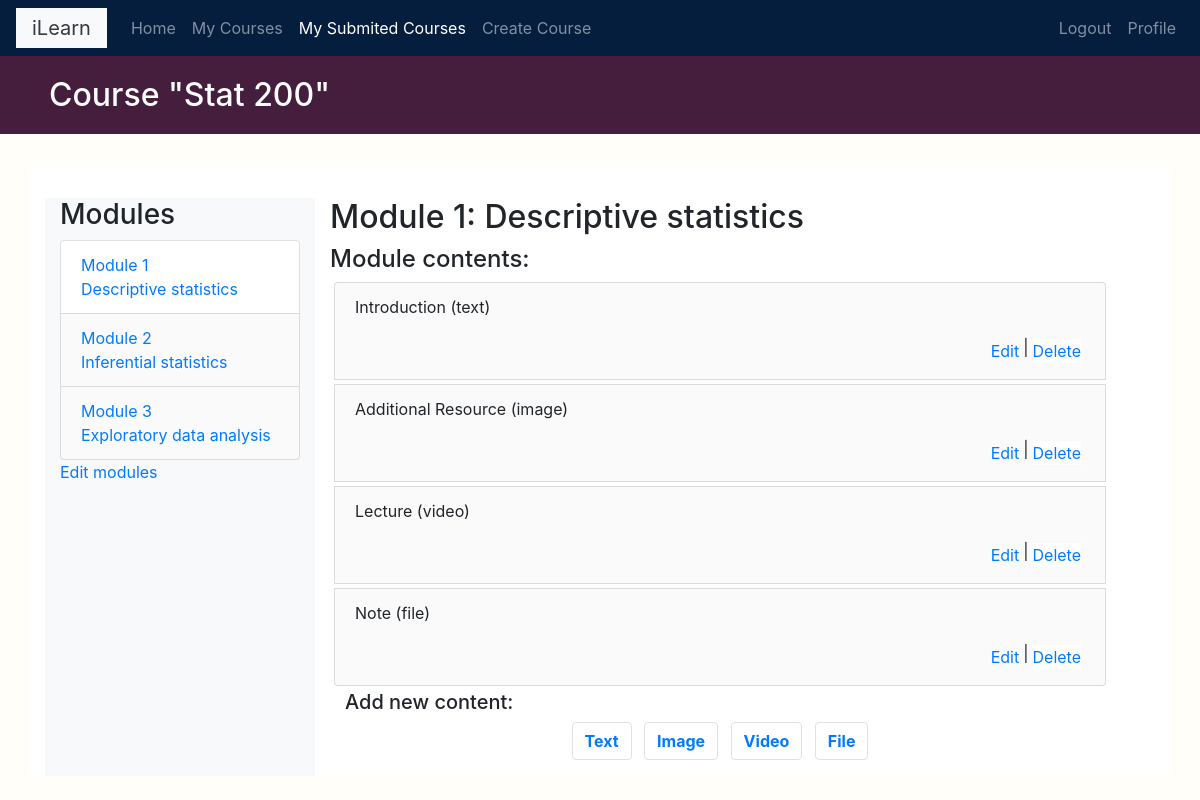
The page /course/module/1/ (signed in) on the database its author committed.
### courses/models.py (models this page shows, shortened)
class Module(models.Model):
    course = models.ForeignKey(Course,related_name='modules',on_delete=models.CASCADE)
    title = models.CharField(max_length=200)
    description = models.TextField(blank=True)
    order = OrderField(blank=True, for_fields=['course'])
    class Meta:
        ordering = ['order']

class Course(models.Model):
    instructor = models.ForeignKey('Instructor', related_name='courses_created', on_delete=models.CASCADE)
    subject  = models.ForeignKey(Subject, related_name='courses', on_delete=models.CASCADE)
    title = models.CharField(max_length=200)
    overview = models.TextField(max_length=200)
    slug = models.SlugField(max_length=200,unique=True)
    created = models.DateTimeField(auto_now_add=True)
    enrollments = models.ManyToManyField(Student,through='Enrollment')
    feature = models.BooleanField(default=False,null=True)
    photo = models.ImageField(upload_to='courses/%Y/%m/%d/',default='courses/course_icon.png',
                              blank=False)
    class Meta:
        ordering = ['-created']

class Content(models.Model):
    module = models.ForeignKey(Module,related_name='contents',on_delete=models.CASCADE)
    content_type = models.ForeignKey(ContentType,on_delete=models.CASCADE,limit_choices_to={
    "model__in":(
    'text',
    'video',
    'image',
    'file'
    )
    })
    object_id = models.PositiveIntegerField()
    item = GenericForeignKey('content_type','object_id')
    order = OrderField(blank=True, for_fields=['module'])
    class Meta:
        ordering = ['order']

class ItemBase(models.Model):
    instructor = models.ForeignKey('Instructor',on_delete=models.CASCADE,related_name="%(class)s_related")
    title = models.CharField(max_length=250)
    created  = models.DateTimeField(auto_now_add=True)
    updated = models.DateTimeField(auto_now=True)
    class Meta:
        abstract = True
    def __str__(self):
        return self.title
    pass

class Text(ItemBase):
    content = RichTextField(blank=True,null=True)
    pass

class Image(ItemBase):
    file = models.FileField(upload_to='images')
    pass

class Video(ItemBase):
    url = models.URLField()
    pass

class File(ItemBase):
    file = models.FileField(upload_to='files')
    pass

### courses/views.py (the view)
class ModuleContentListView(LoginRequiredMixin,PermissionRequiredMixin,TemplateResponseMixin,View):
    permission_required = ('courses.can_view_course','courses.can_view_content')
    template_name = 'courses/manage/module/content_list.html'
    def get(self,request,module_id):
        module = get_object_or_404(Module,id=module_id,course__instructor=request.user.instructor)
        return self.render_to_response({"module":module})

### courses/templatetags/course.py (called while the page is built)
@register.filter
def model_name(obj):
    try:
        return obj._meta.model_name
    except AttributeError:
        return None

@register.filter
def is_instructor(obj):
    try:
        if obj.is_superuser or obj.instructor:
            return True
        else:
            return False
    except:
        return None

### courses/templates/courses/manage/module/content_list.html (shortened to what this page needs)
{% extends "base.html" %}
{% load course %}
{% block page_title %}
  <h2 class="m-1">Course "{{ module.course.title }}"</h2>
{% endblock %}
{% block content %}
{% with course=module.course %}
  <br>
  <div class="container row my-2">
    <div class="contents col-md-3 col-xs-12 bg-light">
      <h3>Modules</h3>
      <ul id='modules' class="list-group list-unstyle">
        {% for m in course.modules.all %}
          <li data-id="{{ m.id }}"  id="{{ m.id }}" class="{% if m == module %}selected{% endif %} list-group-item">
            <a href="{% url 'courses:module_content_list' m.id %}">
              <span>Module
                <span class="order">{{ m.order|add:1}}</span>
              </span>
              <br>
              {{ m.title }}
            </a>
          </li>
        {% empty %}
          <li>No Module Yet</li>
        {% endfor %}
      </ul>
      <p>
        <a href="{% url "courses:course_module_update" course.id %}">Edit modules</a>
      </p>
    </div>
    <div class="module col-md-9 col-xs-12">
      <h2>Module {{ module.order|add:1}}: {{ module.title }}</h2>
      <p class="h4 text">Module contents:</p>
      <div id="module-contents">
        {% for content in module.contents.all %}
          <div data-id="{{ content.id }}" class="list-group-item m-1">
            {% with item=content.item %}
              <p>{{ item }} ({{ item|model_name }})</p>
              <div  class="d-flex justify-content-end">
                <a  class="m-1" href="{% url 'courses:module_content_update' module.id item|model_name item.id%}">Edit</a>
                <span>|</span>
                <form style=" margin:0; padding:0; border:none; display:inline" action="{% url 'courses:module_content_delete' content.id %}" method="post">
                  <input style="margin:0; padding:0; border:none; background-color:white" type="submit" name="delete" value="Delete" class="m-1 text-primary" />
                </form>
              </div>
            {% endwith %}
          </div>
        {% empty %}
          <p>This module has no contents yet.</p>
        {% endfor %}
      </div>
      <div class="container ">
        <p class="h5 text">Add new content:</p>
        <ul class="text-center list-inline content-types">
           <li class="list-inline-item btn border">
             <a href="{% url 'courses:module_content_create' module.id 'text'%}">Text</a>
           </li>
           <li class="list-inline-item btn border">
             <a href="{% url 'courses:module_content_create' module.id 'image'%}">Image</a>
           </li>
           <li class="list-inline-item btn border">
             <a href="{% url 'courses:module_content_create' module.id 'video'%}">Video</a>
           </li>
           <li class="list-inline-item btn border">
             <a href="{% url 'courses:module_content_create' module.id 'file'%}">File</a>
           </li>
        </ul>
      </div>
    </div>
  </div>
{% endwith %}
{% endblock %}

### courses/static/css/base.css (style rules this page uses)
body { background-color:#fffef9; }
form:not(.student_test_form) { display: flex; flex-direction: column; }
form:not(.student_test_form) input,form:not(.student_test_form) textarea,form:not(.student_test_form) select { padding: 0.5em; }
form:not(.student_test_form) input[type=submit] { width:auto; margin: auto; background: #651e3e; background-color: #651e3e; }
.list-group-item:not(.selected) { background-color: rgb(250,250,250); }
.btn { font-weight: bolder; color:white; }

### rows shown on the page
Module: course "Stat 200", order|add "1", title "Descriptive statistics"
Module: order|add "2", title "Inferential statistics"
Module: order|add "3", title "Exploratory data analysis"
Content: item "Introduction", item|model_name "text"
Content: item "Additional Resource", item|model_name "image"
Content: item "Lecture", item|model_name "video"
Content: item "Note", item|model_name "file"
